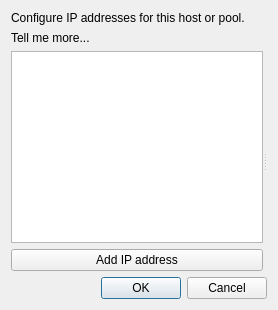
<?xml version="1.0" encoding="UTF-8"?>
<ui version="4.0">
 <class>NetworkingPropertiesDialog</class>
 <widget class="QDialog" name="NetworkingPropertiesDialog">
  <property name="windowTitle">
   <string>Configure IP Addresses</string>
  </property>
  <layout class="QVBoxLayout" name="verticalLayout">
   <item>
    <widget class="QLabel" name="blurbLabel">
     <property name="text">
      <string>Configure IP addresses for this host or pool.</string>
     </property>
     <property name="wordWrap">
      <bool>true</bool>
     </property>
    </widget>
   </item>
   <item>
    <widget class="QLabel" name="tellMeMoreLabel">
     <property name="text">
      <string>Tell me more...</string>
     </property>
     <property name="textFormat">
      <enum>Qt::RichText</enum>
     </property>
     <property name="openExternalLinks">
      <bool>false</bool>
     </property>
    </widget>
   </item>
   <item>
    <widget class="QSplitter" name="splitter">
     <property name="orientation">
      <enum>Qt::Horizontal</enum>
     </property>
     <widget class="QWidget" name="leftPanel">
      <layout class="QVBoxLayout" name="leftLayout">
       <item>
        <widget class="VerticalTabWidget" name="verticalTabs"/>
       </item>
       <item>
        <widget class="QPushButton" name="addButton">
         <property name="text">
          <string>Add IP address</string>
         </property>
        </widget>
       </item>
      </layout>
     </widget>
     <widget class="QStackedWidget" name="contentPanel"/>
    </widget>
   </item>
   <item>
    <widget class="QDialogButtonBox" name="buttonBox">
     <property name="standardButtons">
      <set>QDialogButtonBox::Cancel|QDialogButtonBox::Ok</set>
     </property>
    </widget>
   </item>
  </layout>
 </widget>
 <customwidgets>
  <customwidget>
   <class>VerticalTabWidget</class>
   <extends>QListWidget</extends>
   <header>widgets/verticaltabwidget.h</header>
  </customwidget>
 </customwidgets>
 <resources/>
 <connections>
  <connection>
   <sender>buttonBox</sender>
   <signal>accepted()</signal>
   <receiver>NetworkingPropertiesDialog</receiver>
   <slot>accept()</slot>
  </connection>
  <connection>
   <sender>buttonBox</sender>
   <signal>rejected()</signal>
   <receiver>NetworkingPropertiesDialog</receiver>
   <slot>reject()</slot>
  </connection>
 </connections>
</ui>
